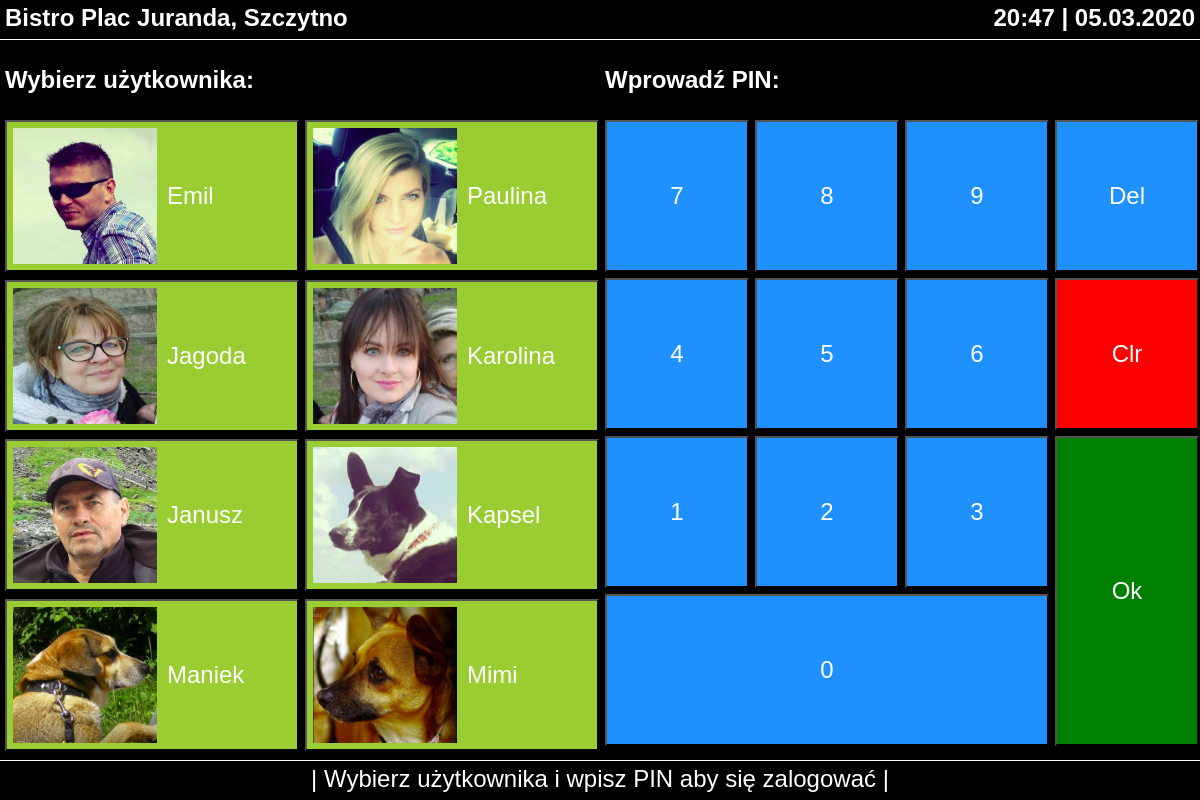
Page /bistro/panel_logowania on the committed database.
### BistroManagementToolApp/models.py (models this page shows, shortened)
class ApplicationUser (models.Model):
    user = models.OneToOneField(User,on_delete=models.CASCADE,related_name='additional_fields')
    picture = models.ImageField(upload_to='profile_pics',blank=True)
    salary = models.DecimalField(max_digits=10,decimal_places=2,default='0.00')
    work_scheadule = models.OneToOneField(WorkScheadule,blank=True,null=True,on_delete=models.SET_NULL)

### BistroManagementToolApp/views.py (the view)
def panel_logowania(request):
    if request.method == "POST":
        username = request.POST.get('username')
        password = request.POST.get('password')
        user = authenticate(username=username,password=password)
        if user:
            if user.is_active:
                login(request,user)
                if User.objects.get(username=username).groups.filter(name='Employee').exists():
                    return redirect('/bistro/panel_sprzedawcy')
                else:
                    return redirect('/bistro/panel_administratora')
            else:
                return HttpResponse('Account not active')
        else:
            return redirect('/bistro/wrong_credentials_page')
    else:
        application_users = ApplicationUser.objects.all()
        my_dict = {'application_users':application_users}
        return render(request, 'BistroManagementToolApp/panel_logowania.html', context=my_dict)

### templates/BistroManagementToolApp/panel_logowania.html (shortened to what this page needs)
<!DOCTYPE html>
{% extends "BistroManagementToolApp/base.html" %}
{% load static %}
{% block own_css_block %}
    <link rel="stylesheet" href={% static "css/BistroManagementToolApp/styles_main.css" %}>
{% endblock %}
{% block body_block %}
    <div class="users-column">
        <div class="user_section_header"><strong>Wybierz użytkownika:</strong></div>
        <div class="users-container disable-scrollbars">
                {% for usr in application_users %}
                <button id="u_{{ usr.user.id }}" data-username="{{ usr.user.username }}" class="user-tile">
                    <div class="user-tile-img">{% if usr.picture %}<img src="{{ usr.picture.url }}">{% else %}<img src="{% static "img/BistroManagementToolApp/user-icon.png" %}">{% endif %}</div>
                    <div class="user-tile-name">{{ usr.user.first_name}}</div>
                </button>
                {% endfor %}
        </div>
    </div>
    <div class="keyboard-column">
        <div class="keyboard_section_header"><strong>Wprowadź PIN:</strong></div>
        <div class="keyboard-container">
                <button id="d9" class="digit">9</button>
                <button id="d8" class="digit">8</button>
                <button id="d7" class="digit">7</button>
                <button id="backspace" class="digit">Del</button>
                <button id="d6" class="digit">6</button>
                <button id="d5" class="digit">5</button>
                <button id="d4" class="digit">4</button>
                <button id="clear" class="digit">Clr</button>
                <button id="d3" class="digit">3</button>
                <button id="d2" class="digit">2</button>
                <button id="d1" class="digit">1</button>
                <button id="d0" class="digit">0</button>
                <button id="ok" class="digit">Ok</button>
        </div>
    </div>
{% endblock %}

### templates/BistroManagementToolApp/base.html (shortened to what this page needs)
<!DOCTYPE html>
<html lang="en">
{% load static %}
<head>
    <link rel="stylesheet" href="https://stackpath.bootstrapcdn.com/bootstrap/4.4.1/css/bootstrap.min.css">
    {% block own_css_block %}
    {% endblock %}
</head>
<body>
        <div class="header-container">
           <p id="p_name"><strong>Bistro Plac Juranda, Szczytno</strong></p>
           <p id="p_date"><strong>20:47 | 05.03.2020</strong></p>
        </div>
        <div class="body-container">
            {% block body_block %}
            {% endblock %}
        </div>
        <div class="footer-container">
            {% if user.is_authenticated %}
            <p id="short_footer">| {{ user.first_name}} {{ user.last_name }} |</p>
            <p id="full_footer"> | Zalogowany użytkownik: {{ user.first_name}} {{ user.last_name }} |</p>
            {% else %}
            <p id="full_footer">  | Wybierz użytkownika i wpisz PIN aby się zalogować | </p>
            {% endif %}
        </div>
</body>
</html>

### static/css/BistroManagementToolApp/styles_main.css (style rules this page uses)
* { box-sizing: border-box; }
html { width:100%; height:100%; overflow: hidden; margin: 0; }
body { display: flex; flex-direction: column; width:inherit; height:inherit; justify-content: center; align-items: center; font-family: Arial; color: white; background-color: white; margin:0; overflow: hidden; }
button { color:white; }
.header-container { display: flex; flex-direction:row; height:5vh; width: 100%; justify-content: center; align-content: center; padding-left: 5px; padding-right: 5px; border-bottom: solid white 1px; background-color: black; font-size:3vh; }
.digit { display:flex; background-color: dodgerblue; justify-content: center; align-items: center; font-size: 3vh; }
#d1 { grid-area:d1; }
#d2 { grid-area:d2; }
#d3 { grid-area:d3; }
#d4 { grid-area:d4; }
#d5 { grid-area:d5; }
#d6 { grid-area:d6; }
#d7 { grid-area:d7; }
#d8 { grid-area:d8; }
#d9 { grid-area:d9; }
#d0 { grid-area:d0; }
#clear { grid-area:clear; background-color: red; }
#ok { grid-area:ok; background-color: green; }
#backspace { grid-area:backspace; }
.footer-container { display: flex; flex-direction:row; height:5vh; width: 100%; justify-content: center; align-content: center; padding-left: 5px; padding-right: 5px; border-top: solid white 1px; background-color: black; font-size:3vh; }
#full_footer { display: none }
.body-container { display: flex; flex-direction: column; height: 90vh; width: 100%; justify-content: center; align-items: center; background-color: black; }
#p_date { display: none }
@media only screen and (min-width: 600px) and (orientation:landscape) { .body-container { flex-direction: row; } }
@media only screen and (min-width: 600px) and (orientation:landscape) { .header-container { justify-content: space-between; } }
@media only screen and (min-width: 600px) and (orientation:landscape) { .users-column { display: flex; flex-direction: column; width: 50vw; height: 90vh; background-color: black; font-size:3vh; padding-right: 5px; padding-left: 5px; } }
@media only screen and (min-width: 600px) and (orientation:landscape) { .user_section_header { display: flex; flex-direction: column; height: 10vh; justify-content: center; } }
@media only screen and (min-width: 600px) and (orientation:landscape) { .users-container { display: flex; flex-direction: row; flex-wrap: wrap; row-gap:1%; column-gap:1%; height:79vh; width:50vw; overflow-y:auto; background-color: black; scrollbar-width: none; -ms-overflow-style: none; } }
@media only screen and (min-width: 600px) and (orientation:landscape) { .user-tile { display: flex; flex-direction: row; background-color: yellowgreen; align-items: center; height: 19vh; width:49%; } }
@media only screen and (min-width: 600px) and (orientation:landscape) { .user-tile-img { display: flex; background-color: yellowgreen; justify-content: center; align-items: center; height:17vh; width: 18vh; } }
@media only screen and (min-width: 600px) and (orientation:landscape) { .user-tile-img img { height: 100%; width: 100%; } }
@media only screen and (min-width: 600px) and (orientation:landscape) { .user-tile-name { margin-left: 10px; font-size: 3vmin; } }
@media only screen and (min-width: 600px) and (orientation:landscape) { .keyboard-column { display: flex; flex-direction: column; width: 50vw; height: 90vh; font-size:3vh; padding-right: 5px; padding-left: 5px; } }
@media only screen and (min-width: 600px) and (orientation:landscape) { .keyboard_section_header { display: flex; flex-direction: column; height: 10vh; justify-content: center; } }
@media only screen and (min-width: 600px) and (orientation:landscape) { .keyboard-container { display:grid; grid-template-columns: 24% 24% 24% 24%; grid-template-rows: 24% 24% 24% 24%; grid-template-areas:"d7 d8 d9 backspace" "d4 d5 d6 clear" "d1 d2 d3 ok" "d0 d0 d0 ok"; grid-row-gap:1%; grid-column-gap: 1%; height: 79vh; width:50vw; background-color: black; } }
@media only screen and (min-width: 600px) and (orientation:landscape) { #full_footer { display: inherit } }
@media only screen and (min-width: 600px) and (orientation:landscape) { #p_date { display: inherit } }

### rows in the picture
ApplicationUser: picture (picture), user.first_name "Emil"
ApplicationUser: picture (picture), user.first_name "Paulina"
ApplicationUser: picture (picture), user.first_name "Jagoda"
ApplicationUser: picture (picture), user.first_name "Karolina"
ApplicationUser: picture (picture), user.first_name "Janusz"
ApplicationUser: picture (picture), user.first_name "Kapsel"
ApplicationUser: picture (picture), user.first_name "Maniek"
ApplicationUser: picture (picture), user.first_name "Mimi"
